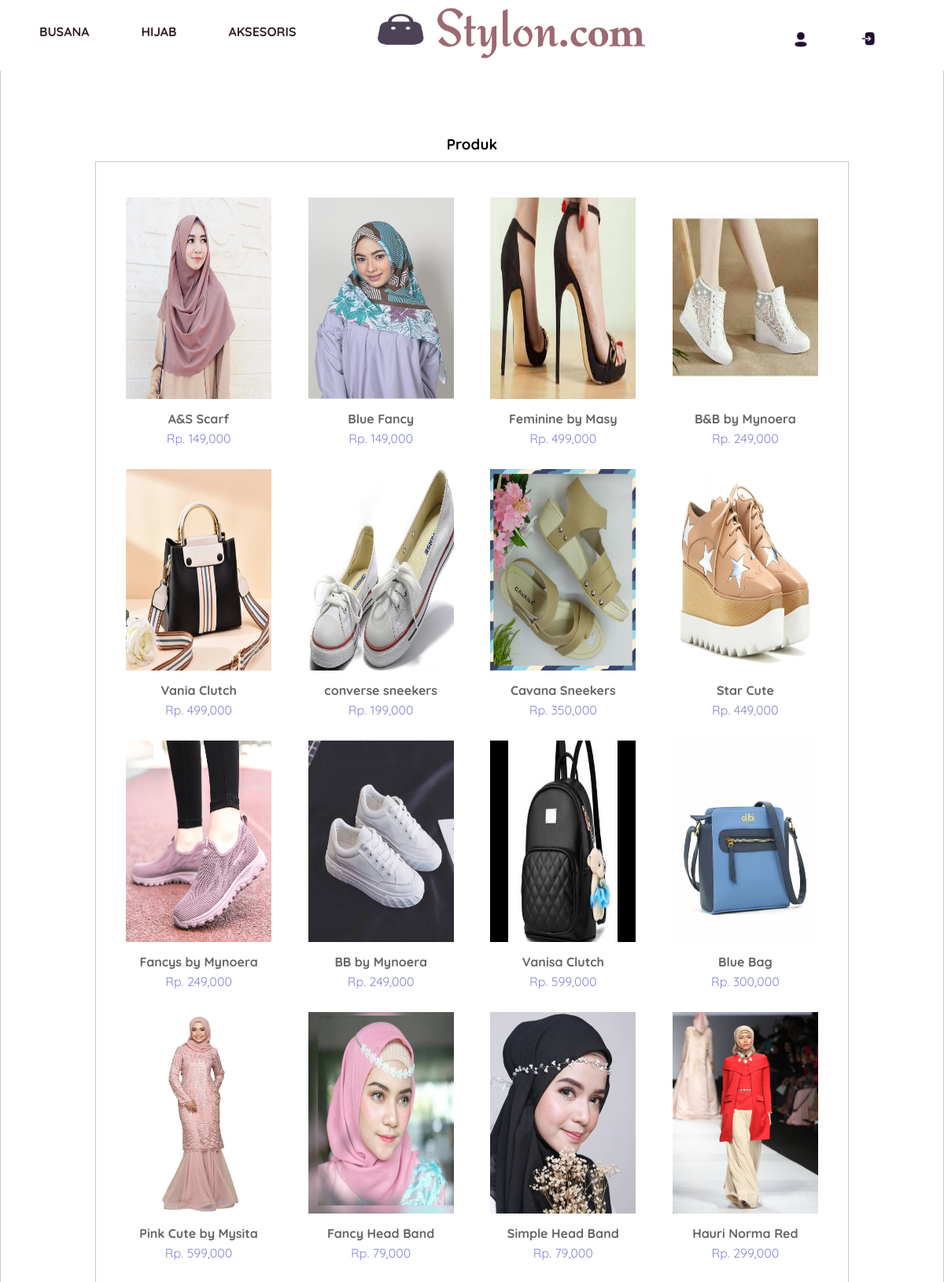
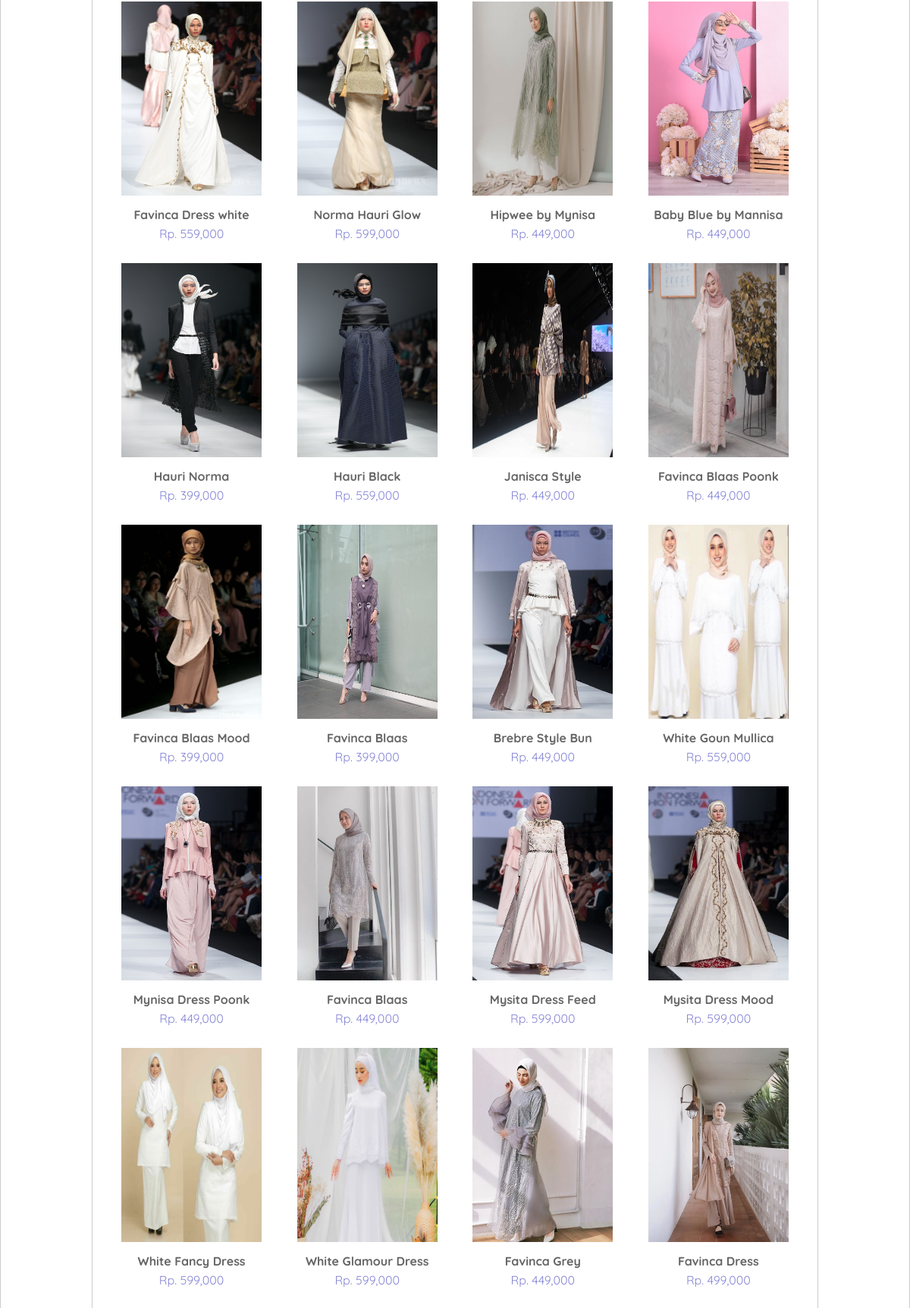
/produk.php (upper part), run on the app's committed database (2 pictures, top to bottom).
### tables this page shows
CREATE TABLE `dp_product` (
  `product_id` int(11) NOT NULL,
  `category_id` int(11) NOT NULL,
  `product_name` varchar(100) NOT NULL,
  `product_price` int(11) NOT NULL,
  `product_description` text NOT NULL,
  `product_images` varchar(100) NOT NULL,
  `product_status` tinyint(1) NOT NULL,
  `date_created` timestamp NOT NULL DEFAULT current_timestamp()
);

### produk.php (the view, shortened to what this page needs)
<?php
	include 'db.php';
?>
</html><!DOCTYPE html>
<html>
<head>
	<link rel="stylesheet" type="text/css" href="css/style.css">
</head>
<body>
	<header>
		<div class="busanas">
            <ul>
                <li><a href="">BUSANA</a></li>
                <li><a href="#">HIJAB</a></li>
                <li><a href="#">AKSESORIS</a></li>
				<li><img src="img/ikon.png" width="350px" top="0" class="logo"></li>
				<li><a href="#"><img src="img/ikon-user.png" width="20px" class="ikon"></a></li>
                <li><a href="#"><img src="img/ikon-login.png" width="20px" class="ikon"></a></li>
            </ul>
        </div>
    </header>
<div class="search">
	<div class="container">
		<form action="produk.php">
		</form>
	</div>
<div class="section">
	<div class="container">
		<h3>Produk</h3>
		<div class="box">
			<?php
				$produk = mysqli_query($conn, "SELECT * FROM dp_product WHERE product_status = 1 $where ORDER BY product_id DESC");
				if(mysqli_num_rows($produk) > 0){
					while($p = mysqli_fetch_array($produk)){
			?>
			<a href="detail-produk.php?id<?php echo $p['product_id'] ?>">
			<div class="colempat">
				<img src="produk/<?php echo $p['product_images'] ?>">
				<p class="nama"><?php echo substr($p['product_name'], 0, 30) ?></p>
				<p class="harga">Rp. <?php echo number_format($p['product_price']) ?></p>
			</div>
			</a>
		<?php } } else { ?>
			<p>Produk tidak Ada</p>
		<?php } ?>
		</div>
	</div>
</div>
    </div>
</body>
</html>

### css/style.css (style rules this page uses)
* { padding: 0; margin: 0; font-family: 'Quicksand', sans-serif; }
body { background-color: #f8f8f8; }
header { position: relative; z-index: 1; }
.busanas ul { list-style-type: none; overflow: hidden; }
.busanas ul li { float: left; margin-left: 50px; }
.busanas ul li a { font-weight: bold; text-align: center; padding: 0px 16px 0px 0; text-decoration: none; margin-top: 25px; color: #342626; }
.ikon { padding: 40px 0px; float: right; }
.logo { margin: 0 120px 0 30px; }
.busanas { font-family: Rasa; font-style: normal; font-weight: normal; color: #342626; float: left; width: 100%; height: 90px; display: flex; line-height: 80px; position: fixed; top: 0; background-color: #ffffff; }
a { color: inherit; text-decoration: none }
a { color: inherit; }
.container { width: 80%; margin: 0 auto; }
.container:after { content: ""; display: block; clear: both; }
.section { margin-top: 90px; padding: 25px 0; }
.box { background-color: #fff; border: 1px solid #ccc; padding: 15px; box-sizing: border-box; margin: 10px 0 25px 0; }
.box:after { content: ''; display: block; clear: both; }
.search { padding: 15px 0; background-color: #fff; border: 1px solid #ccc; text-align: center; }
.colempat { width: 25%; height: 320px; border: 1px solid #ccc; float: left; box-sizing: border-box; border: none; margin-bottom: 25px; }
.colempat img { width: 80%; height: 80%; margin-top: 30px; }
.colempat .nama { font-weight: bold; color: #666; margin-bottom: 5px; margin-top: 15px; }
.colempat .harga { color: #66cc; }

### data on the page
dp_product: product_images (picture), product_name "A&S Scarf", product_price "149,000"
dp_product: product_images (picture), product_name "Blue Fancy", product_price "149,000"
dp_product: product_images (picture), product_name "Feminine by Masy", product_price "499,000"
dp_product: product_images (picture), product_name "B&B by Mynoera", product_price "249,000"
dp_product: product_images (picture), product_name "Vania Clutch", product_price "499,000"
dp_product: product_images (picture), product_name "converse sneekers", product_price "199,000"
dp_product: product_images (picture), product_name "Cavana Sneekers", product_price "350,000"
dp_product: product_images (picture), product_name "Star Cute", product_price "449,000"
dp_product: product_images (picture), product_name "Fancys by Mynoera", product_price "249,000"
dp_product: product_images (picture), product_name "BB by Mynoera", product_price "249,000"
dp_product: product_images (picture), product_name "Vanisa Clutch", product_price "599,000"
dp_product: product_images (picture), product_name "Blue Bag", product_price "300,000"
dp_product: product_images (picture), product_name "Pink Cute by Mysita", product_price "599,000"
dp_product: product_images (picture), product_name "Fancy Head Band", product_price "79,000"
dp_product: product_images (picture), product_name "Simple Head Band", product_price "79,000"
dp_product: product_images (picture), product_name "Hauri Norma Red", product_price "299,000"
dp_product: product_images (picture), product_name "Favinca Dress white", product_price "559,000"
dp_product: product_images (picture), product_name "Norma Hauri Glow", product_price "599,000"
dp_product: product_images (picture), product_name "Hipwee by Mynisa", product_price "449,000"
dp_product: product_images (picture), product_name "Baby Blue by Mannisa", product_price "449,000"
dp_product: product_images (picture), product_name "Hauri Norma", product_price "399,000"
dp_product: product_images (picture), product_name "Hauri Black", product_price "559,000"
dp_product: product_images (picture), product_name "Janisca Style", product_price "449,000"
dp_product: product_images (picture), product_name "Favinca Blaas Poonk", product_price "449,000"
dp_product: product_images (picture), product_name "Favinca Blaas Mood", product_price "399,000"
dp_product: product_images (picture), product_name "Favinca Blaas", product_price "399,000"
dp_product: product_images (picture), product_name "Brebre Style Bun", product_price "449,000"
dp_product: product_images (picture), product_name "White Goun Mullica", product_price "559,000"
dp_product: product_images (picture), product_name "Mynisa Dress Poonk", product_price "449,000"
dp_product: product_images (picture), product_name "Favinca Blaas", product_price "449,000"
dp_product: product_images (picture), product_name "Mysita Dress Feed", product_price "599,000"
dp_product: product_images (picture), product_name "Mysita Dress Mood", product_price "599,000"
dp_product: product_images (picture), product_name "White Fancy Dress", product_price "599,000"
dp_product: product_images (picture), product_name "White Glamour Dress", product_price "599,000"
dp_product: product_images (picture), product_name "Favinca Grey", product_price "449,000"
dp_product: product_images (picture), product_name "Favinca Dress", product_price "499,000"
